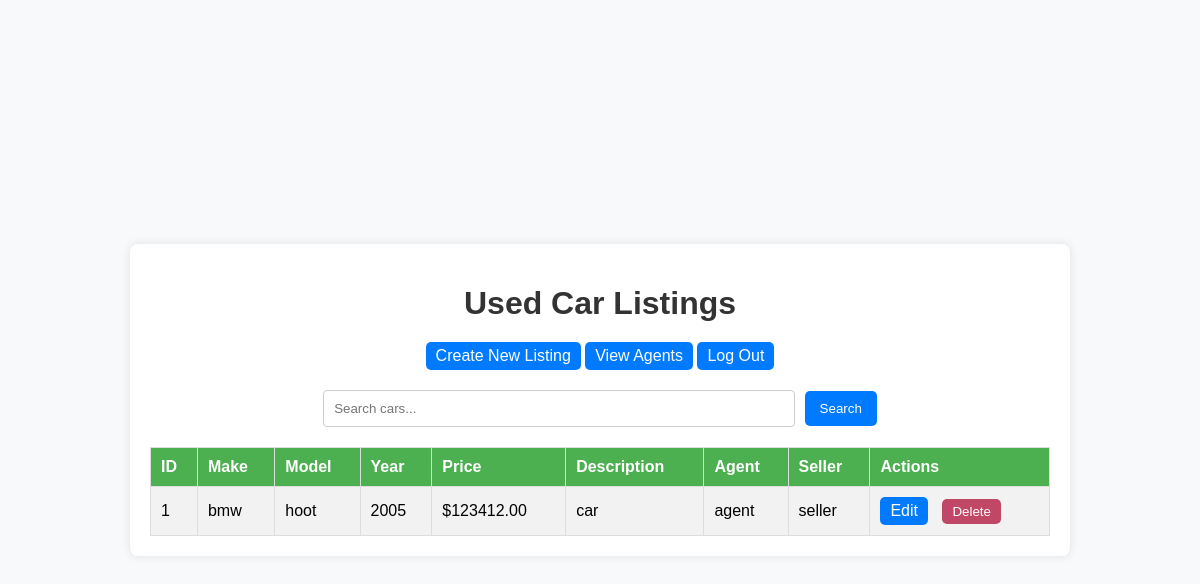
The page /cars (signed in) on the database as committed earlier.
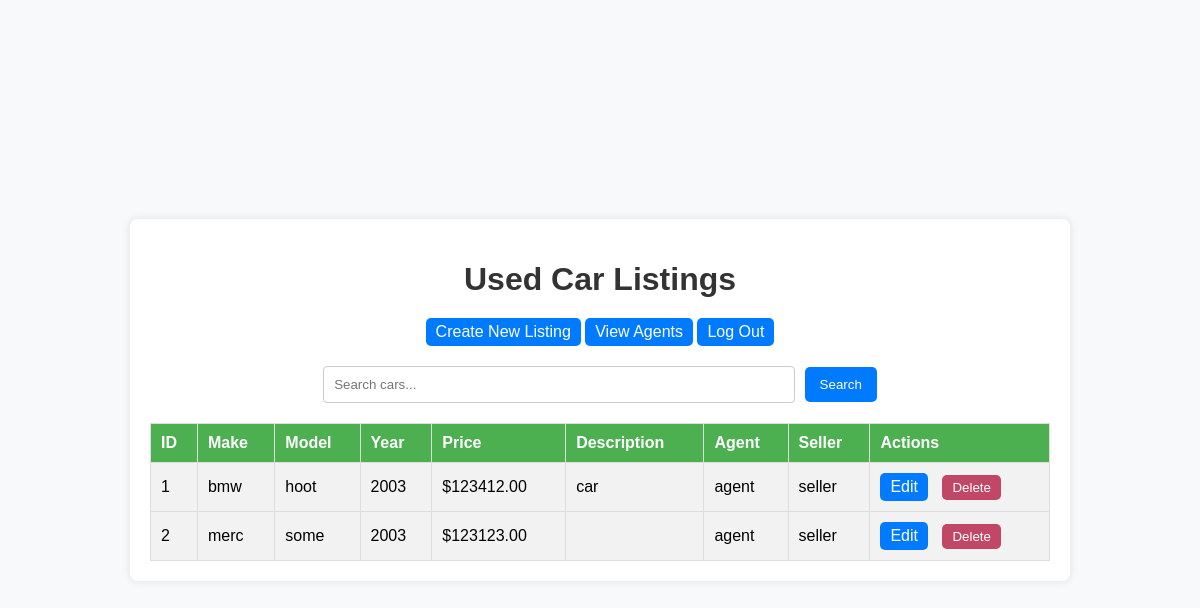
The same page on the database as committed later.
### tables this page shows
CREATE TABLE "used_cars" (
    car_id INTEGER PRIMARY KEY AUTOINCREMENT,
    make TEXT NOT NULL,
    model TEXT NOT NULL,
    year INTEGER NOT NULL,
    price REAL NOT NULL,
    description TEXT,
    view_count INTEGER DEFAULT 0,
    seller_id TEXT,
    agent_id TEXT NOT NULL,
    FOREIGN KEY (agent_id) REFERENCES user_accounts (id)
);

### app.py (the view)
@app.route('/cars')
@agent_required
def view_cars():
    cars = car_repo.get_all_cars()
    return render_template('cars.html', cars=cars)

### app.py (called while the page is built)
def agent_required(f):
    @wraps(f)
    def decorated_function(*args, **kwargs):
        if 'user' not in session or session['user']['role'] != 'agent':
            flash('You do not have permission to access this page.')
            return redirect(url_for('login'))
        return f(*args, **kwargs)
    return decorated_function

### base_repository.py (called while the page is built)
    def get_connection(self):
        return sqlite3.connect(self.db_path)

    def fetch_all(self, query, params=()):
        conn = self.get_connection()
        conn.row_factory = sqlite3.Row  # Enables column access by name
        cursor = conn.cursor()
        cursor.execute(query, params)
        results = cursor.fetchall()
        conn.close()
        return results

### used_car_repository.py (called while the page is built)
    def get_all_cars(self):
        query = 'SELECT * FROM used_cars'
        return self.fetch_all(query)

### templates/cars.html (shortened to what this page needs)
<!DOCTYPE html>
<html lang="en">
<head>
</head>
<body>
    <div class="container">
        <h1>Used Car Listings</h1>
        <a href="{{ url_for('create_car') }}">Create New Listing</a>
        <a href="{{ url_for('view_agents') }}">View Agents</a>
        <a href="/logout">Log Out</a>
        <form action="{{ url_for('search_cars') }}" method="post">
            <input type="text" name="search_term" placeholder="Search cars...">
            <input type="submit" class="search_button" value="Search">
        </form>
        <table>
            <tr>
                <th>ID</th>
                <th>Make</th>
                <th>Model</th>
                <th>Year</th>
                <th>Price</th>
                <th>Description</th>
                <th>Agent</th>
                <th>Seller</th>
                <th>Actions</th>
            </tr>
            {% for car in cars %}
            <tr>
                <td>{{ car.car_id }}</td>
                <td>{{ car.make }}</td>
                <td>{{ car.model }}</td>
                <td>{{ car.year }}</td>
                <td>${{ "%.2f" | format(car.price) }}</td>
                <td>{{ car.description }}</td>
                <td>{{ car.agent_id }}</td>
                <td>{{ car.seller_id }}</td>
                <td class="actions">
                    <a href="{{ url_for('update_car', car_id=car.car_id) }}">Edit</a>
                    <form action="{{ url_for('delete_car', car_id=car.car_id) }}" method="post" style="display:inline;">
                        <input type="submit" class="delete-btn" value="Delete">
                    </form>
                </td>
            </tr>
            {% endfor %}
        </table>
    </div>
</body>
</html>

### templates/cars.html (style rules this page uses)
body { margin: 0; padding: 0; font-family: Arial, sans-serif; background-color: #f8f9fa; display: flex; justify-content: center; align-items: center; min-height: 100vh; }
.container { width: 75%; max-width: 1200px; background-color: #fff; border-radius: 8px; box-shadow: 0 0 10px rgba(0, 0, 0, 0.1); padding: 20px; text-align: center; }
h1 { margin-bottom: 20px; color: #333; }
a { text-decoration: none; color: white; background-color: #007bff; padding: 5px 10px; border-radius: 5px; display: inline-block; }
form { margin: 20px 0; }
input[type="text"] { width: 50%; padding: 10px; border-radius: 4px; border: 1px solid #ccc; margin-right: 5px; }
.search_button { padding: 10px 15px; border: none; background-color: #007bff; color: white; border-radius: 5px; cursor: pointer; }
table { width: 100%; border-collapse: collapse; margin-top: 20px; }
th, td { padding: 10px; border: 1px solid #ddd; text-align: left; }
th { background-color: #4CAF50; color: white; }
td { background-color: #f2f2f2; }
.actions a { margin-right: 10px; background-color: #007bff; }
.delete-btn { background-color: #c04765; color: white; border: none; border-radius: 5px; padding: 5px 10px; cursor: pointer; }

Rows that differ between the two databases and show on the page:
changed used_cars "bmw": year "2005" → "2003"
added used_cars: car_id "2", make "merc", model "some", year "2003", price "123123.00", agent_id "agent", seller_id "seller"
